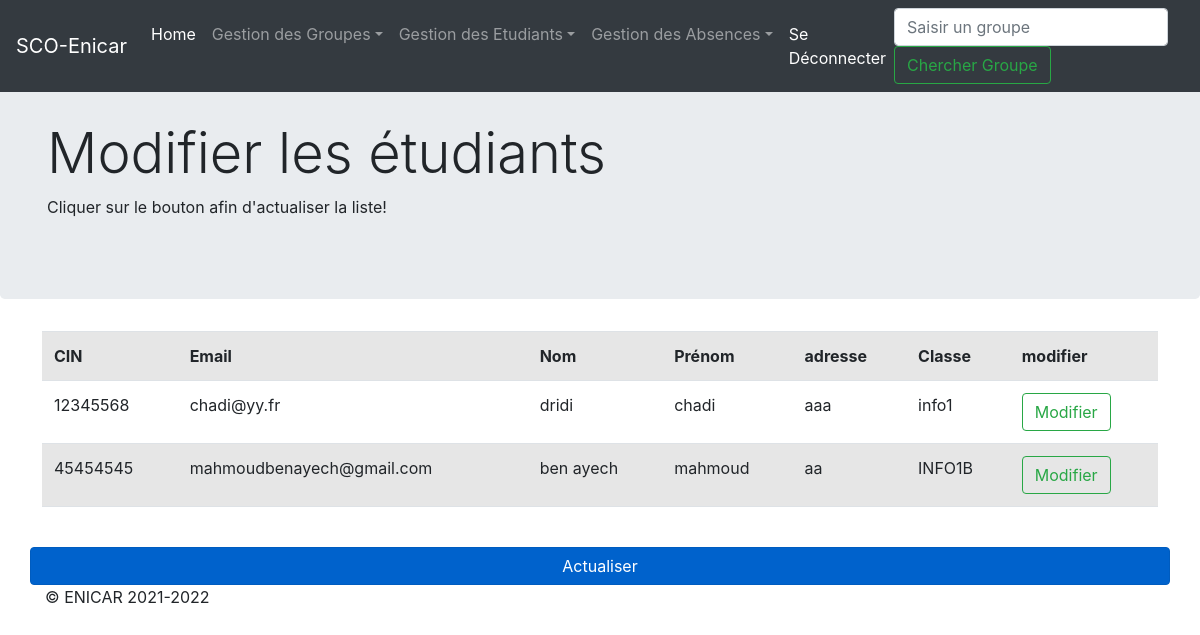
/modifierEtudiant.php (signed in), run on the app's committed database.
### tables this page shows
CREATE TABLE `etudiant` (
  `cin` int(8) NOT NULL,
  `email` varchar(40) NOT NULL,
  `password` varchar(40) NOT NULL,
  `cpassword` varchar(40) NOT NULL,
  `nom` varchar(20) NOT NULL,
  `prenom` varchar(20) NOT NULL,
  `adresse` text NOT NULL,
  `Classe` varchar(40) NOT NULL
);

### modifierEtudiant.php (the view, shortened to what this page needs)
<?php
require_once("connexion.php");
?>
<!DOCTYPE html>
<html lang="en">
<head>
  <link href="https://cdn.jsdelivr.net/npm/bootstrap@5.1.3/dist/css/bootstrap.min.css" rel="stylesheet">
  <link href="./assets/dist/css/bootstrap.min.css" rel="stylesheet">
  <link href="./assets/jumbotron.css" rel="stylesheet">
</head>
<body>
  <nav class="navbar navbar-expand-md navbar-dark fixed-top bg-dark">
    <a class="navbar-brand" href="index.php">SCO-Enicar</a>
    <div class="collapse navbar-collapse" id="navbarsExampleDefault">
      <ul class="navbar-nav mr-auto">
        <li class="nav-item active">
          <a class="nav-link" href="index.php">Home <span class="sr-only">(current)</span></a>
        </li>
        <li class="nav-item dropdown">
          <a class="nav-link dropdown-toggle" href="index.php" id="dropdown01" data-toggle="dropdown" aria-expanded="false">Gestion des Groupes</a>
        </li>
        <li class="nav-item dropdown">
          <a class="nav-link dropdown-toggle" href="#" id="dropdown01" data-toggle="dropdown" aria-expanded="false">Gestion des Etudiants</a>
        </li>
        <li class="nav-item dropdown">
          <a class="nav-link dropdown-toggle" href="#" id="dropdown01" data-toggle="dropdown" aria-expanded="false">Gestion des Absences</a>
        </li>
        <li class="nav-item active">
          <a class="nav-link" href="deconnexion.php">Se Déconnecter <span class="sr-only">(current)</span></a>
        </li>
      </ul>
      <form class="form-inline my-2 my-lg-0">
        <input class="form-control mr-sm-2" type="text" placeholder="Saisir un groupe" aria-label="Chercher un groupe">
        <button class="btn btn-outline-success my-2 my-sm-0" type="submit">Chercher Groupe</button>
      </form>
    </div>
  </nav>
  <main role="main">
    <div class="jumbotron">
      <div class="container">
        <h1 class="display-4">Modifier les étudiants</h1>
        <p>Cliquer sur le bouton afin d'actualiser la liste!</p>
      </div>
    </div>
    <div class="container">
      <div class="row">
        <div class="table-responsive">
          <table class="table table-striped table-hover">
            <tr>
              <th>
                CIN
              </th>
              <th>
                Email
              </th>
              <th>
                Nom
              </th>
              <th>
                Prénom
              </th>
              <th>
                adresse
              </th>
              <th>
                Classe
              </th>
              <th>
                modifier
              </th>
            </tr>
            <?php
            $sql = "SELECT * from etudiant";
            $stmt = $pdo->prepare($sql);
            $stmt->execute();
            while ($var = $stmt->fetch(PDO::FETCH_ASSOC)) {
              $cin = $var['cin'];
              $email = $var['email'];
              $nom = $var['nom'];
              $prenom = $var['prenom'];
              $adresse = $var['adresse'];
              $classe = $var['Classe'];
            ?>
              <tr>
                <td>
                  <?php echo $cin ?>
                </td>
                <td>
                  <?php echo $email ?>
                </td>
                <td>
                  <?php echo $nom ?>
                </td>
                <td>
                  <?php echo $prenom ?>
                </td>
                <td>
                  <?php echo $adresse ?>
                </td>
                <td>
                  <?php echo $classe ?>
                </td>
                <td>
                  <form action="modifierEtudiant.php" method="POST">
                    <button type="button" class="btn btn-outline-success my-2 my-sm-0" data-bs-toggle="modal" data-bs-target="#exampleModal1">
                      Modifier
                    </button>
                  </form>
                </td>
              </tr>
            <?php
            }
            ?>
          </table>
          <br>
        </div>
        <a href="modifierEtudiant.php" class="btn btn-primary btn-block active">Actualiser </a>
      </div>
    </div>
  </main>
  <footer class="container">
    <p>&copy; ENICAR 2021-2022</p>
  </footer>
</body>
</html>

### data on the page
etudiant: cin "12345568", email "chadi@yy.fr", nom "dridi", prenom "chadi", adresse "aaa", Classe "info1"
etudiant: cin "45454545", email "mahmoudbenayech@gmail.com", nom "ben ayech", prenom "mahmoud", adresse "aa", Classe "INFO1B"
